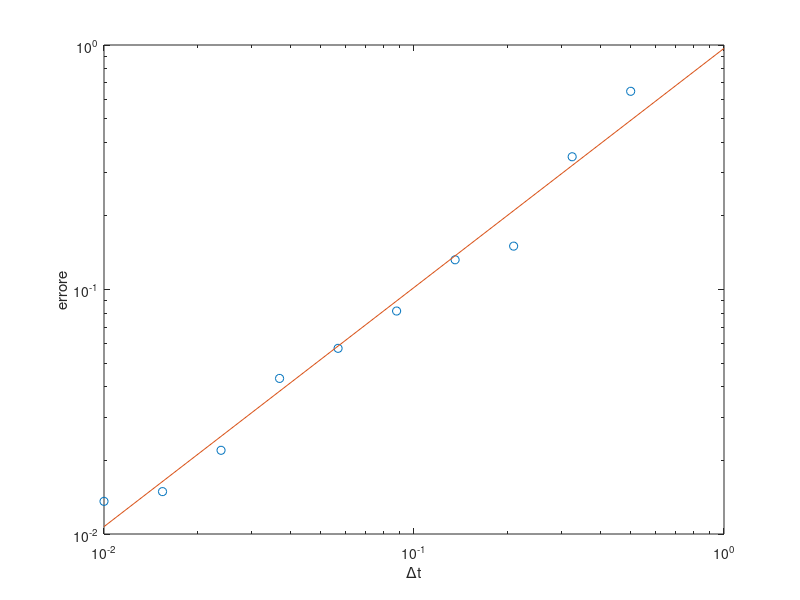

Write MATLAB code to recreate this figure.
% CIR approximation using implicit euler scheme
%
% dX(t) = (a + b * X(t)) dt + sigma * sqrt(X(t)) dW(t)
% with the substitution Y(t) = sqrt(X(t)) the eq. becomes
% dY(t) = ((a - sigma^2/4) / (2Y(t)) + b/2 Y(t)) dt + sigma/2 dW(t)

% equation parameters
a = 1;
b = 1;
sigma = 1;

t0 = 0;
T = 1;
x0 = 1;

% order test parameters
tries = 10;
dt_max = 0.5;
dt_min = 0.01;
samples = 500000;

dts = logspace(log10(dt_max), log10(dt_min), tries);
errors = zeros(1, tries);

for n = 1:tries
    % setting up
    dt = dts(n);
    steps = floor(T / dt);
    t = t0 : dt : t0+T;
    
    y = zeros(samples, steps+1);
    y(:,1) = sqrt(x0) * ones(samples, 1);

    % generating gaussian noise
    dW = sqrt(dt) * randn(samples,steps+1);

    % running the scheme
    for k=1:steps
        y(:,k+1) = (y(:,k) + sigma / 2 * dW(:,k) + sqrt( (y(:,k) + sigma / 2 * dW(:,k)).^2 ...
            + 2 * (1 - b * dt / 2) * (a - sigma^2 / 4) * dt)) ...
            / (2 * (1 - b * dt / 2));
    end
    x = y .* y;
    
    % error estimation
    true_expectations = (x0 + a/b) * exp(b * t) - a/b;
    errors(n) = max(abs(mean(x,1) - true_expectations));
    
    %plot(t, mean(x,1),t,true_expectations);
    %pause(1);
end

% fitting line
fit_parameters = polyfit(log(dts), log(errors), 1);
line_x = linspace(10^(-2), 1, 2);
line_y = exp(fit_parameters(1) * log(line_x) + fit_parameters(2));

% plotting
loglog(dts,errors, 'o');
hold on;
loglog(line_x, line_y);
xlabel('\Deltat');
ylabel('errore');
hold off;